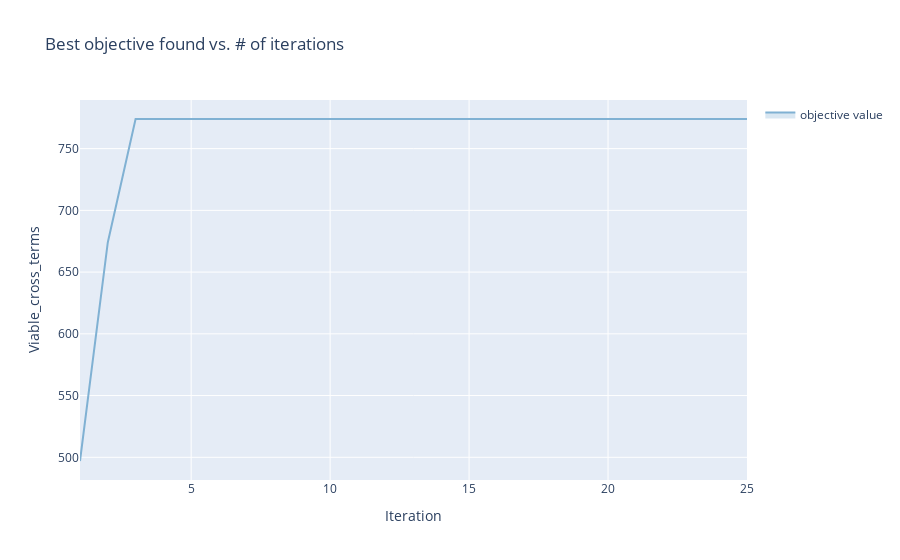

The notebook cell this image was saved under:
### Code cell
render(Tag_client.get_optimization_trace())

### Figure 1 — Plotly figure (JSON) as saved in the notebook; plotly's stock layout.template omitted (floating-point values rounded to 4 significant figures)
{"data": [{"hoverinfo": "none", "legendgroup": "", "line": {"width": 0}, "mode": "lines", "showlegend": false, "type": "scatter", "x": [1, 2, 3, 4, 5, 6, 7, 8, 9, 10, 11, 12, 13, 14, 15, 16, 17, 18, 19, 20, 21, 22, 23, 24, 25], "y": [497.0, 674.0, 774.0, 774.0, 774.0, 774.0, 774.0, 774.0, 774.0, 774.0, 774.0, 774.0, 774.0, 774.0, 774.0, 774.0, 774.0, 774.0, 774.0, 774.0, 774.0, 774.0, 774.0, 774.0, 774.0]}, {"fill": "tonexty", "fillcolor": "rgba(128,177,211,0.3)", "legendgroup": "objective value", "line": {"color": "rgba(128,177,211,1)"}, "mode": "lines", "name": "objective value", "text": ["Parameterization has too many items to render on hover (12).", "Parameterization has too many items to render on hover (12).", "Parameterization has too many items to render on hover (12).", "Parameterization has too many items to render on hover (12).", "Parameterization has too many items to render on hover (12).", "Parameterization has too many items to render on hover (12).", "Parameterization has too many items to render on hover (12).", "Parameterization has too many items to render on hover (12).", "Parameterization has too many items to render on hover (12).", "Parameterization has too many items to render on hover (12).", "Parameterization has too many items to render on hover (12).", "Parameterization has too many items to render on hover (12).", "Parameterization has too many items to render on hover (12).", "Parameterization has too many items to render on hover (12).", "Parameterization has too many items to render on hover (12).", "Parameterization has too many items to render on hover (12).", "Parameterization has too many items to render on hover (12).", "Parameterization has too many items to render on hover (12).", "Parameterization has too many items to render on hover (12).", "Parameterization has too many items to render on hover (12).", "Parameterization has too many items to render on hover (12).", "Parameterization has too many items to render on hover (12).", "Parameterization has too many items to render on hover (12).", "Parameterization has too many items to render on hover (12).", "Parameterization has too many items to render on hover (12)."], "type": "scatter", "x": [1, 2, 3, 4, 5, 6, 7, 8, 9, 10, 11, 12, 13, 14, 15, 16, 17, 18, 19, 20, 21, 22, 23, 24, 25], "y": [497.0, 674.0, 774.0, 774.0, 774.0, 774.0, 774.0, 774.0, 774.0, 774.0, 774.0, 774.0, 774.0, 774.0, 774.0, 774.0, 774.0, 774.0, 774.0, 774.0, 774.0, 774.0, 774.0, 774.0, 774.0]}, {"fill": "tonexty", "fillcolor": "rgba(128,177,211,0.3)", "hoverinfo": "none", "legendgroup": "", "line": {"width": 0}, "mode": "lines", "showlegend": false, "type": "scatter", "x": [1, 2, 3, 4, 5, 6, 7, 8, 9, 10, 11, 12, 13, 14, 15, 16, 17, 18, 19, 20, 21, 22, 23, 24, 25], "y": [497.0, 674.0, 774.0, 774.0, 774.0, 774.0, 774.0, 774.0, 774.0, 774.0, 774.0, 774.0, 774.0, 774.0, 774.0, 774.0, 774.0, 774.0, 774.0, 774.0, 774.0, 774.0, 774.0, 774.0, 774.0]}], "layout": {"showlegend": true, "title": {"text": "Best objective found vs. # of iterations"}, "xaxis": {"title": {"text": "Iteration"}}, "yaxis": {"title": {"text": "Viable_cross_terms"}}}}
